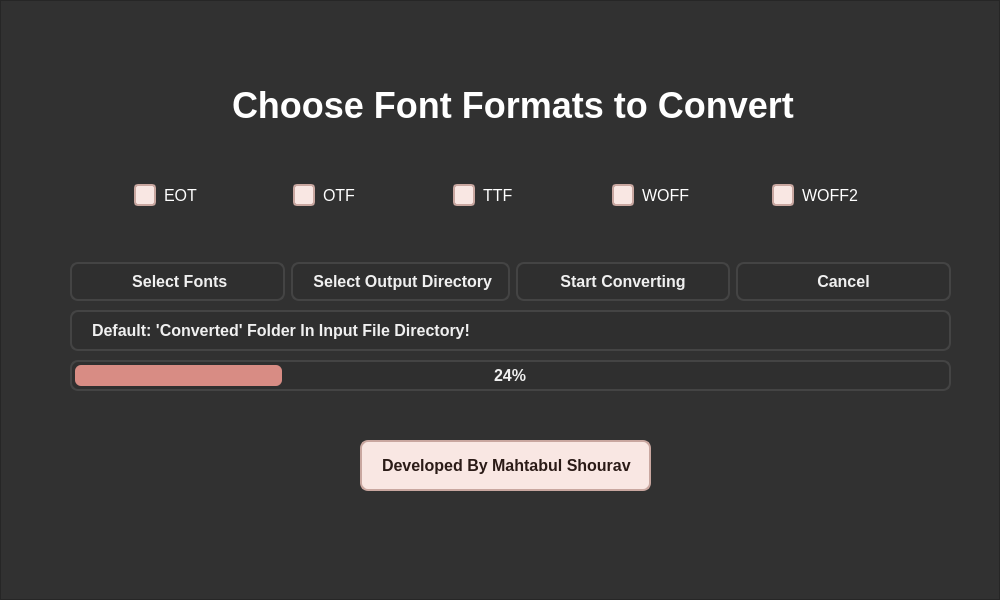
<?xml version="1.0" encoding="UTF-8"?>
<ui version="4.0">
 <class>MainWindow</class>
 <widget class="QMainWindow" name="MainWindow">
  <property name="geometry">
   <rect>
    <x>0</x>
    <y>0</y>
    <width>1000</width>
    <height>600</height>
   </rect>
  </property>
  <property name="sizePolicy">
   <sizepolicy hsizetype="Fixed" vsizetype="Fixed">
    <horstretch>0</horstretch>
    <verstretch>0</verstretch>
   </sizepolicy>
  </property>
  <property name="minimumSize">
   <size>
    <width>1000</width>
    <height>600</height>
   </size>
  </property>
  <property name="maximumSize">
   <size>
    <width>1000</width>
    <height>600</height>
   </size>
  </property>
  <property name="windowTitle">
   <string>Font Converter App</string>
  </property>
  <property name="windowIcon">
   <iconset resource="../Resources/All.qrc">
    <normaloff>:/Images/logo.png</normaloff>:/Images/logo.png</iconset>
  </property>
  <widget class="QWidget" name="centralwidget">
   <layout class="QHBoxLayout" name="horizontalLayout">
    <property name="spacing">
     <number>0</number>
    </property>
    <property name="leftMargin">
     <number>0</number>
    </property>
    <property name="topMargin">
     <number>0</number>
    </property>
    <property name="rightMargin">
     <number>0</number>
    </property>
    <property name="bottomMargin">
     <number>0</number>
    </property>
    <item>
     <widget class="QFrame" name="main_frame">
      <property name="styleSheet">
       <string notr="true">background-color: rgb(49, 49, 49);</string>
      </property>
      <property name="frameShape">
       <enum>QFrame::StyledPanel</enum>
      </property>
      <property name="frameShadow">
       <enum>QFrame::Raised</enum>
      </property>
      <widget class="QLabel" name="label_2">
       <property name="geometry">
        <rect>
         <x>70</x>
         <y>310</y>
         <width>881</width>
         <height>41</height>
        </rect>
       </property>
       <property name="styleSheet">
        <string notr="true">QLabel {
    font-size: 16px;
    font-family: &quot;Segoe UI&quot;, sans-serif;
    color: #f0f0f0; /* Light color for readability on black background */
    padding: 8px 16px;
    background-color: #2f2f2f; /* Modern black background */
    border: 2px solid #444444; /* Darker subtle border */
    border-radius: 8px;
    text-align: center;
    font-weight: bold;
}
</string>
       </property>
       <property name="text">
        <string>Default: 'Converted' Folder In Input File Directory!</string>
       </property>
      </widget>
      <widget class="QLabel" name="label_1">
       <property name="geometry">
        <rect>
         <x>210</x>
         <y>80</y>
         <width>601</width>
         <height>51</height>
        </rect>
       </property>
       <property name="styleSheet">
        <string notr="true">QLabel {
    color: #ffffff;
    padding: 8px 12px;
    font-size: 36px;
    font-weight: bold;
    font-family: Arial;
}
</string>
       </property>
       <property name="text">
        <string>Choose Font Formats to Convert</string>
       </property>
      </widget>
      <widget class="QProgressBar" name="progressBar">
       <property name="geometry">
        <rect>
         <x>70</x>
         <y>360</y>
         <width>881</width>
         <height>31</height>
        </rect>
       </property>
       <property name="styleSheet">
        <string notr="true">QProgressBar {
    border: 2px solid #444444;       /* Border like frame/button */
    border-radius: 8px;              /* Rounded corners */
    background-color: #2f2f2f;       /* Dark background */
    text-align: center;              /* Center text */
    color: #f0f0f0;                  /* Light text color */
    font-size: 16px;
    font-family: &quot;Segoe UI&quot;, sans-serif;
    font-weight: bold;
    padding: 2px;
}

QProgressBar::chunk {
    background-color: #d88c84;       /* Progress fill (warm color) */
    border-radius: 6px;              /* Rounded chunk edges */
    margin: 1px;                     /* Spacing between chunks (if segmented) */
}
</string>
       </property>
       <property name="value">
        <number>24</number>
       </property>
      </widget>
      <widget class="QWidget" name="layoutWidget">
       <property name="geometry">
        <rect>
         <x>130</x>
         <y>170</y>
         <width>791</width>
         <height>51</height>
        </rect>
       </property>
       <layout class="QHBoxLayout" name="layout_2">
        <item>
         <widget class="QCheckBox" name="eot_check">
          <property name="styleSheet">
           <string notr="true">QCheckBox {
    spacing: 8px;
    font-size: 16px;
    font-family: &quot;Segoe UI&quot;, sans-serif;
    color: #ffffff;
    padding: 4px;
}

QCheckBox::indicator {
    width: 18px;
    height: 18px;
    border: 2px solid #c9a7a0; /* Matches your background tone */
    border-radius: 4px;
    background-color: #f9e7e3; /* Soft pinkish tone */
}

QCheckBox::indicator:checked {
    image: url(:/Images/checkmark.svg);
    background-color: #d88c84;         /* Warm checked color */
    border: 2px solid #a3605a;
}

QCheckBox::indicator:hover {
    border: 2px solid #a3605a;
    background-color: #f0d1cb;
}
</string>
          </property>
          <property name="text">
           <string>EOT</string>
          </property>
         </widget>
        </item>
        <item>
         <widget class="QCheckBox" name="otf_check">
          <property name="styleSheet">
           <string notr="true">QCheckBox {
    spacing: 8px;
    font-size: 16px;
    font-family: &quot;Segoe UI&quot;, sans-serif;
    color: #ffffff;
    padding: 4px;
}

QCheckBox::indicator {
    width: 18px;
    height: 18px;
    border: 2px solid #c9a7a0; /* Matches your background tone */
    border-radius: 4px;
    background-color: #f9e7e3; /* Soft pinkish tone */
}

QCheckBox::indicator:checked {
    image: url(:/Images/checkmark.svg);
    background-color: #d88c84;         /* Warm checked color */
    border: 2px solid #a3605a;
}

QCheckBox::indicator:hover {
    border: 2px solid #a3605a;
    background-color: #f0d1cb;
}
</string>
          </property>
          <property name="text">
           <string>OTF</string>
          </property>
         </widget>
        </item>
        <item>
         <widget class="QCheckBox" name="ttf_check">
          <property name="styleSheet">
           <string notr="true">QCheckBox {
    spacing: 8px;
    font-size: 16px;
    font-family: &quot;Segoe UI&quot;, sans-serif;
    color: #ffffff;
    padding: 4px;
}

QCheckBox::indicator {
    width: 18px;
    height: 18px;
    border: 2px solid #c9a7a0; /* Matches your background tone */
    border-radius: 4px;
    background-color: #f9e7e3; /* Soft pinkish tone */
}

QCheckBox::indicator:checked {
    image: url(:/Images/checkmark.svg);
    background-color: #d88c84;         /* Warm checked color */
    border: 2px solid #a3605a;
}

QCheckBox::indicator:hover {
    border: 2px solid #a3605a;
    background-color: #f0d1cb;
}
</string>
          </property>
          <property name="text">
           <string>TTF</string>
          </property>
         </widget>
        </item>
        <item>
         <widget class="QCheckBox" name="woff_check">
          <property name="styleSheet">
           <string notr="true">QCheckBox {
    spacing: 8px;
    font-size: 16px;
    font-family: &quot;Segoe UI&quot;, sans-serif;
    color: #ffffff;
    padding: 4px;
}

QCheckBox::indicator {
    width: 18px;
    height: 18px;
    border: 2px solid #c9a7a0; /* Matches your background tone */
    border-radius: 4px;
    background-color: #f9e7e3; /* Soft pinkish tone */
}

QCheckBox::indicator:checked {
    image: url(:/Images/checkmark.svg);
    background-color: #d88c84;         /* Warm checked color */
    border: 2px solid #a3605a;
}

QCheckBox::indicator:hover {
    border: 2px solid #a3605a;
    background-color: #f0d1cb;
}
</string>
          </property>
          <property name="text">
           <string>WOFF</string>
          </property>
         </widget>
        </item>
        <item>
         <widget class="QCheckBox" name="woff2_check">
          <property name="styleSheet">
           <string notr="true">QCheckBox {
    spacing: 8px;
    font-size: 16px;
    font-family: &quot;Segoe UI&quot;, sans-serif;
    color: #ffffff;
    padding: 4px;
}

QCheckBox::indicator {
    width: 18px;
    height: 18px;
    border: 2px solid #c9a7a0; /* Matches your background tone */
    border-radius: 4px;
    background-color: #f9e7e3; /* Soft pinkish tone */
}

QCheckBox::indicator:checked {
    image: url(:/Images/checkmark.svg);
    background-color: #d88c84;         /* Warm checked color */
    border: 2px solid #a3605a;
}

QCheckBox::indicator:hover {
    border: 2px solid #a3605a;
    background-color: #f0d1cb;
}
</string>
          </property>
          <property name="text">
           <string>WOFF2</string>
          </property>
         </widget>
        </item>
       </layout>
      </widget>
      <widget class="QLabel" name="label_3">
       <property name="geometry">
        <rect>
         <x>360</x>
         <y>440</y>
         <width>291</width>
         <height>51</height>
        </rect>
       </property>
       <property name="styleSheet">
        <string notr="true">QLabel {
    font-size: 16px;
    font-family: &quot;Segoe UI&quot;, sans-serif;
    color: #2b1b17; /* Darker font for readability */
    padding: 8px 16px;
    background-color: #f9e7e3; /* Soft pastel background */
    border: 2px solid #c9a7a0; /* Subtle border */
    border-radius: 8px;
    text-align: center;
    font-weight: bold;
}

QLabel:hover {
    background-color: #d88c84; /* Warm color on hover */
    color: #ffffff; /* White text on hover */
    border-color: #a3605a; /* Darker border when hovered */
}
</string>
       </property>
       <property name="text">
        <string>Developed By Mahtabul Shourav </string>
       </property>
      </widget>
      <widget class="QWidget" name="layoutWidget">
       <property name="geometry">
        <rect>
         <x>70</x>
         <y>260</y>
         <width>881</width>
         <height>43</height>
        </rect>
       </property>
       <layout class="QHBoxLayout" name="layout_1">
        <item>
         <widget class="QPushButton" name="choose_button">
          <property name="layoutDirection">
           <enum>Qt::LeftToRight</enum>
          </property>
          <property name="styleSheet">
           <string notr="true">QPushButton {
    font-size: 16px;
    font-family: &quot;Segoe UI&quot;, sans-serif;
    color: #f0f0f0; /* Light color for contrast on black background */
    padding: 8px 16px;
    background-color: #2f2f2f; /* Modern black background */
    border: 2px solid #444444; /* Darker subtle border */
    border-radius: 8px;
    text-align: center;
    font-weight: bold;
}

QPushButton:hover {
    background-color: #d88c84; /* Warm color on hover */
    color: #ffffff; /* White text when hovered */
    border-color: #a3605a; /* Darker border when hovered */
}

QPushButton:pressed {
    background-color: #a3605a; /* Darker shade when pressed */
    border-color: #7f4a44;
    color: #ffffff;
}
</string>
          </property>
          <property name="text">
           <string> Select Fonts</string>
          </property>
          <property name="icon">
           <iconset resource="../Resources/All.qrc">
            <normaloff>:/Images/file.png</normaloff>:/Images/file.png</iconset>
          </property>
          <property name="iconSize">
           <size>
            <width>20</width>
            <height>20</height>
           </size>
          </property>
         </widget>
        </item>
        <item>
         <widget class="QPushButton" name="output_button">
          <property name="layoutDirection">
           <enum>Qt::LeftToRight</enum>
          </property>
          <property name="styleSheet">
           <string notr="true">QPushButton {
    font-size: 16px;
    font-family: &quot;Segoe UI&quot;, sans-serif;
    color: #f0f0f0; /* Light color for contrast on black background */
    padding: 8px 16px;
    background-color: #2f2f2f; /* Modern black background */
    border: 2px solid #444444; /* Darker subtle border */
    border-radius: 8px;
    text-align: center;
    font-weight: bold;
}

QPushButton:hover {
    background-color: #d88c84; /* Warm color on hover */
    color: #ffffff; /* White text when hovered */
    border-color: #a3605a; /* Darker border when hovered */
}

QPushButton:pressed {
    background-color: #a3605a; /* Darker shade when pressed */
    border-color: #7f4a44;
    color: #ffffff;
}
</string>
          </property>
          <property name="text">
           <string> Select Output Directory</string>
          </property>
          <property name="icon">
           <iconset resource="../Resources/All.qrc">
            <normaloff>:/Images/save.png</normaloff>:/Images/save.png</iconset>
          </property>
          <property name="iconSize">
           <size>
            <width>20</width>
            <height>20</height>
           </size>
          </property>
         </widget>
        </item>
        <item>
         <widget class="QPushButton" name="start_button">
          <property name="layoutDirection">
           <enum>Qt::LeftToRight</enum>
          </property>
          <property name="styleSheet">
           <string notr="true">QPushButton {
    font-size: 16px;
    font-family: &quot;Segoe UI&quot;, sans-serif;
    color: #f0f0f0; /* Light color for contrast on black background */
    padding: 8px 16px;
    background-color: #2f2f2f; /* Modern black background */
    border: 2px solid #444444; /* Darker subtle border */
    border-radius: 8px;
    text-align: center;
    font-weight: bold;
}

QPushButton:hover {
    background-color: #d88c84; /* Warm color on hover */
    color: #ffffff; /* White text when hovered */
    border-color: #a3605a; /* Darker border when hovered */
}

QPushButton:pressed {
    background-color: #a3605a; /* Darker shade when pressed */
    border-color: #7f4a44;
    color: #ffffff;
}
</string>
          </property>
          <property name="text">
           <string>Start Converting</string>
          </property>
          <property name="icon">
           <iconset resource="../Resources/All.qrc">
            <normaloff>:/Images/convert.png</normaloff>:/Images/convert.png</iconset>
          </property>
          <property name="iconSize">
           <size>
            <width>20</width>
            <height>20</height>
           </size>
          </property>
         </widget>
        </item>
        <item>
         <widget class="QPushButton" name="cancel_button">
          <property name="layoutDirection">
           <enum>Qt::LeftToRight</enum>
          </property>
          <property name="styleSheet">
           <string notr="true">QPushButton {
    font-size: 16px;
    font-family: &quot;Segoe UI&quot;, sans-serif;
    color: #f0f0f0; /* Light color for contrast on black background */
    padding: 8px 16px;
    background-color: #2f2f2f; /* Modern black background */
    border: 2px solid #444444; /* Darker subtle border */
    border-radius: 8px;
    text-align: center;
    font-weight: bold;
}

QPushButton:hover {
    background-color: #d88c84; /* Warm color on hover */
    color: #ffffff; /* White text when hovered */
    border-color: #a3605a; /* Darker border when hovered */
}

QPushButton:pressed {
    background-color: #a3605a; /* Darker shade when pressed */
    border-color: #7f4a44;
    color: #ffffff;
}
</string>
          </property>
          <property name="text">
           <string> Cancel </string>
          </property>
          <property name="icon">
           <iconset resource="../Resources/All.qrc">
            <normaloff>:/Images/cancel.png</normaloff>:/Images/cancel.png</iconset>
          </property>
          <property name="iconSize">
           <size>
            <width>20</width>
            <height>20</height>
           </size>
          </property>
         </widget>
        </item>
       </layout>
      </widget>
     </widget>
    </item>
   </layout>
  </widget>
 </widget>
 <resources>
  <include location="../Resources/All.qrc"/>
 </resources>
 <connections/>
</ui>
